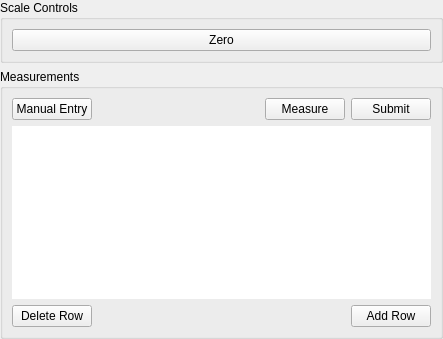
<?xml version="1.0" encoding="UTF-8"?>
<ui version="4.0">
 <class>WeightMeasurements</class>
 <widget class="QWidget" name="WeightMeasurements">
  <property name="geometry">
   <rect>
    <x>0</x>
    <y>0</y>
    <width>443</width>
    <height>339</height>
   </rect>
  </property>
  <property name="windowTitle">
   <string>Form</string>
  </property>
  <layout class="QVBoxLayout" name="verticalLayout">
   <property name="leftMargin">
    <number>0</number>
   </property>
   <property name="topMargin">
    <number>0</number>
   </property>
   <property name="rightMargin">
    <number>0</number>
   </property>
   <property name="bottomMargin">
    <number>0</number>
   </property>
   <item>
    <widget class="QGroupBox" name="scaleBox">
     <property name="title">
      <string>Scale Controls</string>
     </property>
     <layout class="QVBoxLayout" name="verticalLayout_2">
      <item>
       <layout class="QHBoxLayout" name="horizontalLayout">
        <item>
         <widget class="QPushButton" name="zeroButton">
          <property name="text">
           <string>Zero</string>
          </property>
         </widget>
        </item>
       </layout>
      </item>
     </layout>
    </widget>
   </item>
   <item>
    <widget class="QGroupBox" name="measurements">
     <property name="title">
      <string>Measurements</string>
     </property>
     <layout class="QVBoxLayout" name="verticalLayout_3">
      <item>
       <layout class="QHBoxLayout" name="testControls">
        <item>
         <widget class="QPushButton" name="manualEntryButton">
          <property name="text">
           <string>Manual Entry</string>
          </property>
         </widget>
        </item>
        <item>
         <spacer name="horizontalSpacer">
          <property name="orientation">
           <enum>Qt::Orientation::Horizontal</enum>
          </property>
          <property name="sizeHint" stdset="0">
           <size>
            <width>40</width>
            <height>20</height>
           </size>
          </property>
         </spacer>
        </item>
        <item>
         <widget class="QPushButton" name="measureButton">
          <property name="text">
           <string>Measure</string>
          </property>
         </widget>
        </item>
        <item>
         <widget class="QPushButton" name="submitButton">
          <property name="text">
           <string>Submit</string>
          </property>
         </widget>
        </item>
       </layout>
      </item>
      <item>
       <widget class="QTableWidget" name="table">
        <property name="frameShape">
         <enum>QFrame::Shape::NoFrame</enum>
        </property>
        <property name="frameShadow">
         <enum>QFrame::Shadow::Plain</enum>
        </property>
        <property name="lineWidth">
         <number>0</number>
        </property>
        <property name="showGrid">
         <bool>true</bool>
        </property>
        <property name="gridStyle">
         <enum>Qt::PenStyle::NoPen</enum>
        </property>
        <property name="wordWrap">
         <bool>true</bool>
        </property>
        <property name="cornerButtonEnabled">
         <bool>false</bool>
        </property>
        <property name="columnCount">
         <number>0</number>
        </property>
        <property name="supportedDragActions">
         <set>Qt::DropAction::IgnoreAction</set>
        </property>
        <attribute name="horizontalHeaderVisible">
         <bool>true</bool>
        </attribute>
        <attribute name="horizontalHeaderCascadingSectionResizes">
         <bool>true</bool>
        </attribute>
        <attribute name="horizontalHeaderMinimumSectionSize">
         <number>16</number>
        </attribute>
        <attribute name="horizontalHeaderDefaultSectionSize">
         <number>100</number>
        </attribute>
        <attribute name="horizontalHeaderHighlightSections">
         <bool>false</bool>
        </attribute>
        <attribute name="horizontalHeaderStretchLastSection">
         <bool>false</bool>
        </attribute>
        <attribute name="verticalHeaderVisible">
         <bool>false</bool>
        </attribute>
       </widget>
      </item>
      <item>
       <layout class="QHBoxLayout" name="tableControls">
        <item>
         <widget class="QPushButton" name="deleteRow">
          <property name="text">
           <string>Delete Row</string>
          </property>
         </widget>
        </item>
        <item>
         <spacer name="horizontalSpacer_2">
          <property name="orientation">
           <enum>Qt::Orientation::Horizontal</enum>
          </property>
          <property name="sizeHint" stdset="0">
           <size>
            <width>40</width>
            <height>20</height>
           </size>
          </property>
         </spacer>
        </item>
        <item>
         <widget class="QPushButton" name="addRow">
          <property name="text">
           <string>Add Row</string>
          </property>
         </widget>
        </item>
       </layout>
      </item>
     </layout>
    </widget>
   </item>
  </layout>
 </widget>
 <resources/>
 <connections/>
</ui>
